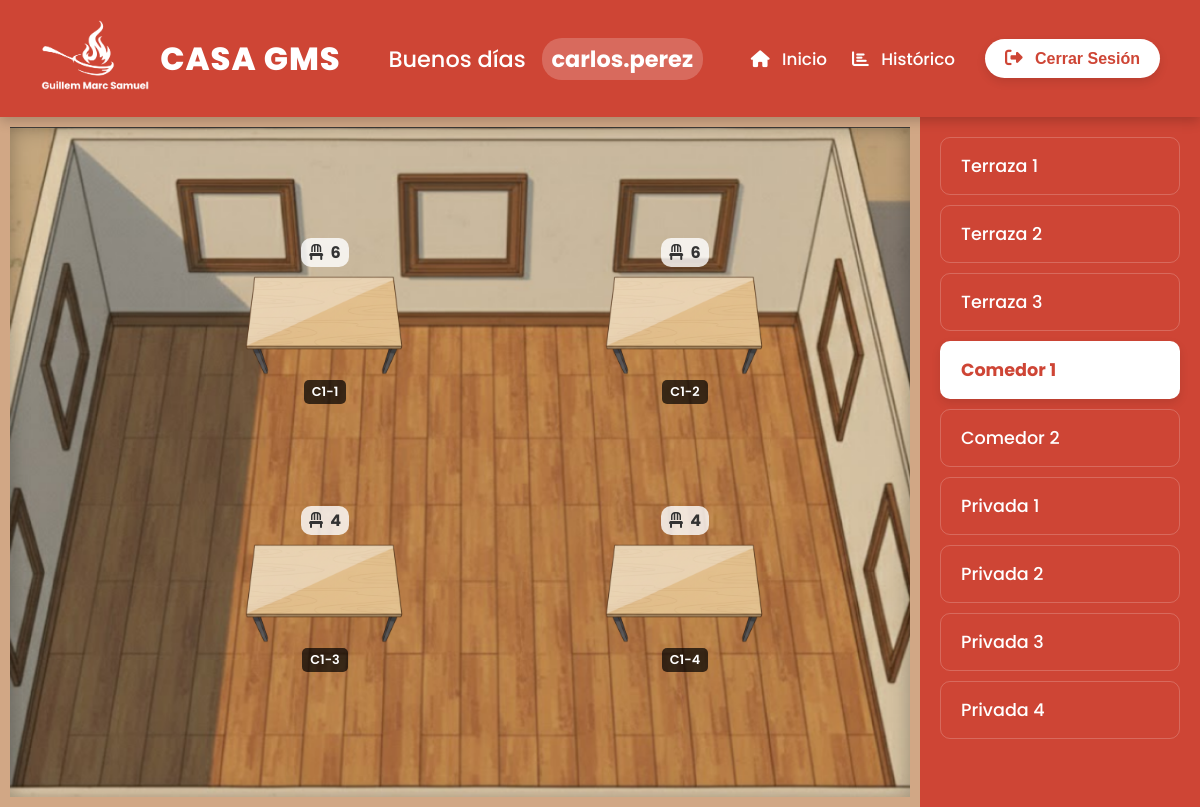
The app's page /PHP/PUBLIC/SALAS/comedor1.php (signed in) with its own data.
### tables this page shows
CREATE TABLE IF NOT EXISTS mesas (
    id INT AUTO_INCREMENT PRIMARY KEY,
    id_sala INT NOT NULL,
    nombre VARCHAR(20) NOT NULL,
    sillas INT NOT NULL,
    estado INT DEFAULT 1,   
    asignado_por INT NULL,
    FOREIGN KEY (id_sala) REFERENCES salas(id) ON DELETE CASCADE,
    FOREIGN KEY (asignado_por) REFERENCES users(id) ON DELETE SET NULL
);

CREATE TABLE IF NOT EXISTS salas (
    id INT AUTO_INCREMENT PRIMARY KEY,
    nombre VARCHAR(100) NOT NULL,
    num_mesas INT DEFAULT 0
);

### PHP/PUBLIC/SALAS/comedor1.php (the view, shortened to what this page needs)
<?php
require_once '../../CONEXION/conexion.php';
$username = $_SESSION['username'];
$id_sala_actual = 4;
$stmt_mesas = $conn->prepare("
    SELECT m.*, u.username AS camarero
    FROM mesas m
    LEFT JOIN users u ON m.asignado_por = u.id
    WHERE m.id_sala = :sala
");
$stmt_mesas->execute(['sala' => $id_sala_actual]);
$mesas = $stmt_mesas->fetchAll(PDO::FETCH_ASSOC);
try {
    $stmt_salas = $conn->query("SELECT id, nombre FROM salas");
    $salas = $stmt_salas->fetchAll(PDO::FETCH_ASSOC);
} catch (PDOException $e) {
    die("Error al cargar las salas: " . $e->getMessage());
}
?>
<!DOCTYPE html>
<html lang="es">
<head>
    <link rel="stylesheet" href="https://cdnjs.cloudflare.com/ajax/libs/font-awesome/6.5.1/css/all.min.css">
    <link rel="stylesheet" href="../../../css/panel_principal.css">
    <link rel="stylesheet" href="../../../css/salas_general.css">
    <link rel="stylesheet" href="../../../css/comedor1.css">
</head>
<body>
    <?php
    require_once '../header.php';
    ?>
    <div class="sala-container">
        <main class="sala-layout comedor1">
            <?php foreach ($mesas as $mesa): ?>
                <?php
                    $clase = $mesa['estado'] == 2 ? 'ocupada' : 'libre';
                    $accion = $mesa['estado'] == 1 ? './../../PROCEDIMIENTOS/asignar_mesa.php' : './../../PROCEDIMIENTOS/liberar_mesa.php';
                ?>
                <form action="<?php echo $accion; ?>" method="POST" class="mesa-form">
                    <button type="submit" class="mesa <?php echo $clase; ?>" id="mesa-<?php echo $mesa['id']; ?>">
                        <img src="../../../img/mesa2.png" alt="Mesa" class="mesa-img">
                        <span class="mesa-label"><?php echo htmlspecialchars($mesa['nombre']); ?></span>
                        <div class="mesa-sillas"><i class="fa-solid fa-chair"></i> <?php echo $mesa['sillas']; ?></div>
                    </button>
                </form>
            <?php endforeach; ?>
        </main>
        <aside class="salas-navigation">
            <?php foreach ($salas as $sala): ?>
                <?php
                    $clase_activa = ($sala['id'] == $id_sala_actual) ? 'active' : '';
                    $nombre_fichero = strtolower(str_replace(' ', '', $sala['nombre']));
                    $url = $nombre_fichero . ".php";
                ?>
                <a href="<?php echo $url; ?>" class="sala-nav-link <?php echo $clase_activa; ?>">
                    <?php echo htmlspecialchars($sala['nombre']); ?>
                </a>
            <?php endforeach; ?>
        </aside>
    </div>
</body>
</html>

### PHP/PUBLIC/header.php (shortened to what this page needs)
<?php
$hora = date('H');
if ($hora >= 6 && $hora < 12) {
    $saludo = "Buenos días";
} elseif ($hora >= 12 && $hora < 20) {
    $saludo = "Buenas tardes";
} else {
    $saludo = "Buenas noches";
}
?>
<nav class="main-header">
    <div class="header-logo">
        <a href="../index.php">
            <img src="../../../img/basic_logo_blanco.png" alt="Logo GMS">
        </a>
        <div class="logo-text">
            <span class="gms-title">CASA GMS</span>
        </div>
    </div>
    <div class="header-greeting">
        <?= $saludo ?> <span class="username-tag"><?= $username ?></span>
    </div>
    <div class="header-menu">
        <a href="../index.php" class="nav-link">
            <i class="fa-solid fa-house"></i> Inicio
        </a>
        <a href="../historico.php" class="nav-link">
            <i class="fa-solid fa-chart-bar"></i> Histórico
        </a>
    </div>
    <form method="post" action="../../PROCEDIMIENTOS/logout.php">
        <button type="submit" class="logout-btn">
            <i class="fa-solid fa-right-from-bracket"></i> Cerrar Sesión
        </button>
    </form>
</nav>

### css/panel_principal.css (style rules this page uses)
* { margin: 0; padding: 0; box-sizing: border-box; }
html, body { height: 100%; font-family: 'Poppins', sans-serif; color: #333; background-color: #f4f7f9; background-image: url('../img/fondo_panel_principal.png'); background-size: cover; background-attachment: fixed; background-position: center 50%; }
.main-header { background-color: #ce4535; color: white; display: flex; justify-content: space-between; align-items: center; padding: 20px 40px; box-shadow: 0 4px 12px rgba(0, 0, 0, 0.2); position: relative; z-index: 10; }
.header-logo { display: flex; align-items: center; gap: 10px; }
.header-logo img { height: 70px; }
.logo-text { display: flex; flex-direction: column; line-height: 1.1; }
.gms-title { font-size: 2.0rem; font-weight: 800; letter-spacing: 1px; }
.header-greeting { font-size: 1.4rem; font-weight: 500; flex-grow: 1; text-align: center; }
.username-tag { font-weight: 700; background-color: rgba(255, 255, 255, 0.2); padding: 5px 10px; border-radius: 20px; margin-left: 10px; }
.header-menu { display: flex; gap: 25px; margin-right: 30px; }
.nav-link { color: white; text-decoration: none; font-weight: 500; padding: 10px 0; transition: color 0.2s, opacity 0.2s; font-size: 1.05rem; }
.nav-link i { margin-right: 8px; }
.logout-btn { background-color: white; color: #ce4535; border: none; padding: 10px 20px; border-radius: 25px; font-size: 1rem; font-weight: 600; cursor: pointer; transition: all 0.2s ease; box-shadow: 0 4px 10px rgba(0, 0, 0, 0.1); }
.logout-btn i { margin-right: 8px; font-size: 1.1em; }

### css/salas_general.css (style rules this page uses)
body { overflow: hidden; font-family: 'Poppins', sans-serif; }
.sala-container { display: flex; height: calc(100vh - 110px); position: relative; font-family: 'Poppins', sans-serif; }
.salas-navigation { width: 280px; background-color: #ce4535; padding: 20px; overflow-y: auto; box-shadow: -5px 0 15px rgba(0,0,0,0.1); display: flex; flex-direction: column; gap: 10px; }
.sala-nav-link { display: block; text-decoration: none; color: white; font-size: 1.1rem; font-weight: 500; padding: 15px 20px; border-radius: 10px; transition: background-color 0.2s ease; border: 1px solid rgba(255, 255, 255, 0.2); }
.sala-nav-link.active { background-color: white; color: #ce4535; font-weight: 700; box-shadow: 0 4px 10px rgba(0,0,0,0.1); }
.sala-layout { flex-grow: 1; position: relative; background-size: cover; background-position: center; background-repeat: no-repeat; border: 10px solid #d1a785; box-shadow: inset 0 0 20px rgba(0,0,0,0.3); }
.mesa-form { display: contents; }
.mesa { border: none; font: inherit; background-color: transparent; box-shadow: none; position: absolute; cursor: pointer; transition: transform 0.2s ease; padding: 10px; border-radius: 10px; user-select: none; display: flex; flex-direction: column; align-items: center; gap: 5px; }
.mesa-img { width: 160px; height: auto; transition: filter 0.2s ease; }
.mesa-label { background-color: rgba(0, 0, 0, 0.7); color: white; font-size: 0.8rem; font-weight: 600; padding: 3px 8px; border-radius: 5px; white-space: nowrap; }
.mesa-sillas { font-size: 1rem; font-weight: 700; color: #333; background-color: rgba(255, 255, 255, 0.8); padding: 2px 8px; border-radius: 10px; order: -1; }
.mesa-sillas i { margin-right: 4px; }

### css/comedor1.css (style rules this page uses)
.sala-layout.comedor1 { background-image: url('../img/comedor1.png'); }
#mesa-13 { top: 15%; left: 25%; }
#mesa-14 { top: 15%; left: 65%; }
#mesa-15 { top: 55%; left: 25%; }
#mesa-16 { top: 55%; left: 65%; }

### records on screen
mesas: nombre "C1-1", sillas "6"
mesas: nombre "C1-2", sillas "6"
mesas: nombre "C1-3", sillas "4"
mesas: nombre "C1-4", sillas "4"
salas: nombre "Terraza 1"
salas: nombre "Terraza 2"
salas: nombre "Terraza 3"
salas: nombre "Comedor 1"
salas: nombre "Comedor 2"
salas: nombre "Privada 1"
salas: nombre "Privada 2"
salas: nombre "Privada 3"
salas: nombre "Privada 4"

### other values on screen
$saludo "Buenos días"
$username "carlos.perez"
